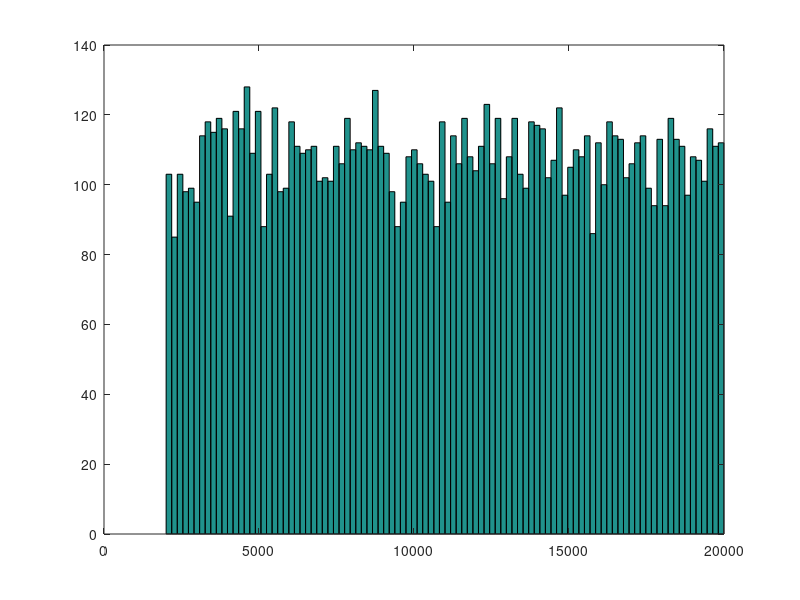

This figure's MATLAB source: (Note: this script raises an error after producing the figure.)
% test the bin_tim_by_intervals.c program.
%% Create some random spikes...
intervals_usec = rand(12000,1)*20000; % 50msec ISI on average for 20hz
intervals_usec(intervals_usec < 2000) = [];
t = cumsum(intervals_usec);
t = round(t);
hist(diff(t),100)

% bin them by some interval...

interval_for_binning = linspace(t(1),t(end),1000);

nspikes = length(t);
tic
B = bin_times_by_intervals(t,interval_for_binning(1:end-1)-1,interval_for_binning(2:end)+1);
toc

tic
HC = histc(t,interval_for_binning);
toc

figure(2010)
plot(1:length(B),B,'b',1:length(HC),HC,'r')
title(sprintf('nspikes %d, bin_times_b = %d histc = %d',nspikes,sum(B),sum(HC)))
